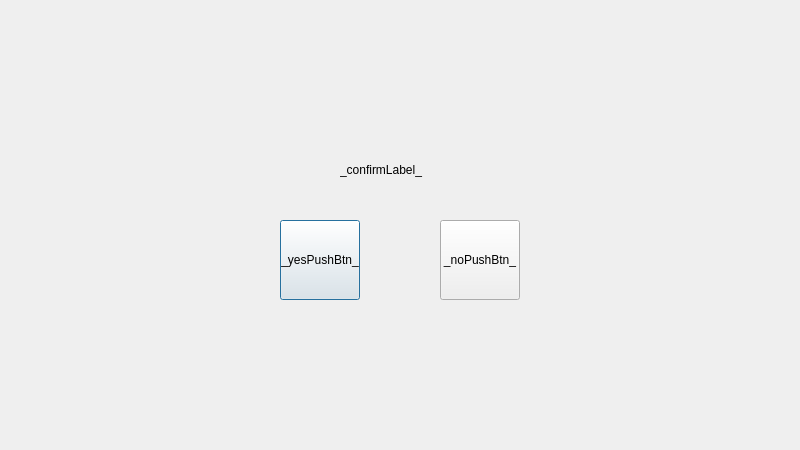
<?xml version="1.0" encoding="UTF-8"?>
<ui version="4.0">
 <class>T3_AF_confirmExit</class>
 <widget class="QDialog" name="T3_AF_confirmExit">
  <property name="geometry">
   <rect>
    <x>0</x>
    <y>0</y>
    <width>800</width>
    <height>450</height>
   </rect>
  </property>
  <property name="windowTitle">
   <string>Dialog</string>
  </property>
  <widget class="QPushButton" name="_yesPushBtn_">
   <property name="geometry">
    <rect>
     <x>280</x>
     <y>220</y>
     <width>80</width>
     <height>80</height>
    </rect>
   </property>
   <property name="text">
    <string>_yesPushBtn_</string>
   </property>
  </widget>
  <widget class="QPushButton" name="_noPushBtn_">
   <property name="geometry">
    <rect>
     <x>440</x>
     <y>220</y>
     <width>80</width>
     <height>80</height>
    </rect>
   </property>
   <property name="text">
    <string>_noPushBtn_</string>
   </property>
  </widget>
  <widget class="QLabel" name="_confirmLabel_">
   <property name="geometry">
    <rect>
     <x>340</x>
     <y>150</y>
     <width>120</width>
     <height>40</height>
    </rect>
   </property>
   <property name="text">
    <string>_confirmLabel_</string>
   </property>
  </widget>
 </widget>
 <resources/>
 <connections/>
</ui>
